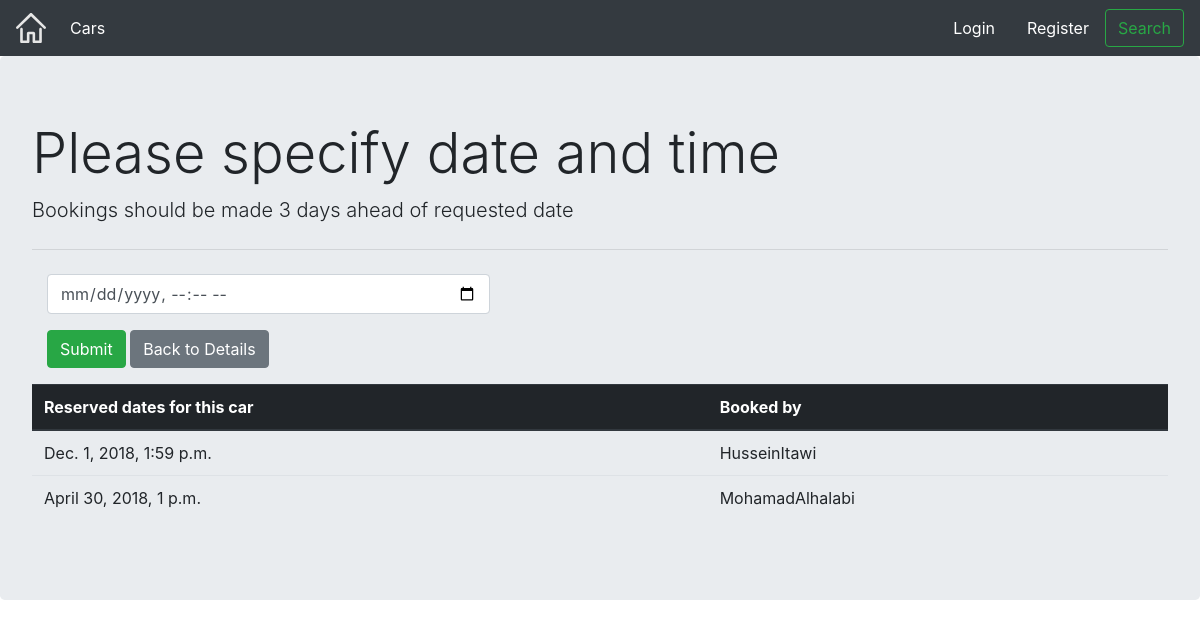
The app's page /testdrive/booking/2 with its own data.
### testdrive/models.py (models this page shows, shortened)
class TDModel(models.Model):
    driveDate = models.DateTimeField('Test Drive Date', default=datetime.now)
    driveCar = models.ForeignKey(CarModel, on_delete=models.CASCADE, default=1)
    driver = models.ForeignKey(User, on_delete=models.CASCADE, default=1)

### testdrive/views.py (the view)
# urls.py: url(r'^booking/(?P<pk>[0-9]+)$', views.createTD, name='booking'),
def createTD(request, pk):
    upcoming = []
    testCar = CarModel.objects.get(pk=pk)
    carTestDrives = TDModel.objects.filter(driveCar=testCar)
    for drive in carTestDrives:
        if drive.driveDate > timezone.now():
            upcoming.append(drive)
    if request.method == 'POST':
        user = User.objects.get(username=request.user)
        car = CarModel.objects.get(id=pk)
        drive = request.POST['driveDate']
        if datetime.datetime.strptime(drive, '%Y-%m-%dT%H:%M') >= datetime.datetime.now() + datetime.timedelta(days=3):
            if 8 < datetime.datetime.strptime(drive, '%Y-%m-%dT%H:%M').hour < 17 \
                    and 0 < datetime.datetime.strptime(drive, '%Y-%m-%dT%H:%M').weekday() < 4:
                try:
                    TDModel.objects.get(driveCar=car, driveDate=drive)
                    return render(request, 'testdrive/fail.html', {'pk': pk})
                except ObjectDoesNotExist:
                        TDModel.objects.create(driveDate=drive, driveCar=car, driver=user)
                        return render(request, 'testdrive/success.html', {'pk': pk})
            else:
                return render(request, 'testdrive/closed.html', {'pk': pk})
        else:
            return render(request, 'testdrive/pastTime.html', {'pk': pk})
    else:
        form = TDForm()
    return render(request, 'testdrive/createTD.html', {'form': form, 'pk': pk, 'upcoming': upcoming})

### testdrive/forms.py
class TDForm(forms.ModelForm):
    class Meta:
        model = TDModel
        exclude = ['driveDate']

### templates/testdrive/createTD.html (shortened to what this page needs)
{% extends 'exterior.html' %}
{% block login %}
        {% if user.is_authenticated %}
            <a class="nav-item nav-link" href="{% url 'accounts:profile' username=user.username %}" style="color: white; ">Welcome, {{ user.first_name }}</a>
        {% else %}
            <a class="nav-item nav-link" href="{% url 'accounts:login' %}" style="color: white; ">Login</a>
        {% endif %}
    {% endblock %}
    {% block logout %}
        {% if user.is_authenticated %}
            <a class="nav-item nav-link" href="{% url 'accounts:logout' %}" style="color: white; ">Logout</a>
        {% else %}
            <a class="nav-item nav-link" href="{% url 'accounts:register' %}" style="color:white;">Register</a>
        {% endif %}
    {% endblock %}
{% block content %}
    <div class="jumbotron">
    <h1 class="display-4">Please specify date and time</h1>
        <p class="lead my-1">Bookings should be made 3 days ahead of requested date</p>
        <hr class="my-4">
<form method="post">
    <div class="col-sm-5">
    <div class="input-group mb-3">
        <input type="datetime-local"  class="form-control" placeholder="Username" aria-label="Username" aria-describedby="basic-addon1" name="driveDate">
    </div>
    <div>
        <button type="submit" class="btn btn-success">Submit</button>
        <a class="btn btn-secondary" href="{% url 'cars:detail' pk=pk %}" role="button">Back to Details</a>
    </div>
        </div>
</form>
    {% if upcoming %}
  <p><table class="table">
  <thead class="thead-dark">
    <tr>
      <th scope="col">Reserved dates for this car</th>
      <th scope="col">Booked by</th>
    </tr>
  </thead>
  <tbody>
   {% for drive in upcoming %}
       <tr>
           <td>{{ drive.driveDate }}</td>
           <td>{{ drive.driver }}</td>
       </tr>
      {% endfor %}
  </tbody>
</table>
    {% endif %}
    </div>
{% endblock %}

### records on screen
TDModel: driveDate "Dec. 1, 2018, 1:59 p.m.", driver "HusseinItawi"
TDModel: driveDate "April 30, 2018, 1 p.m.", driver "MohamadAlhalabi"
